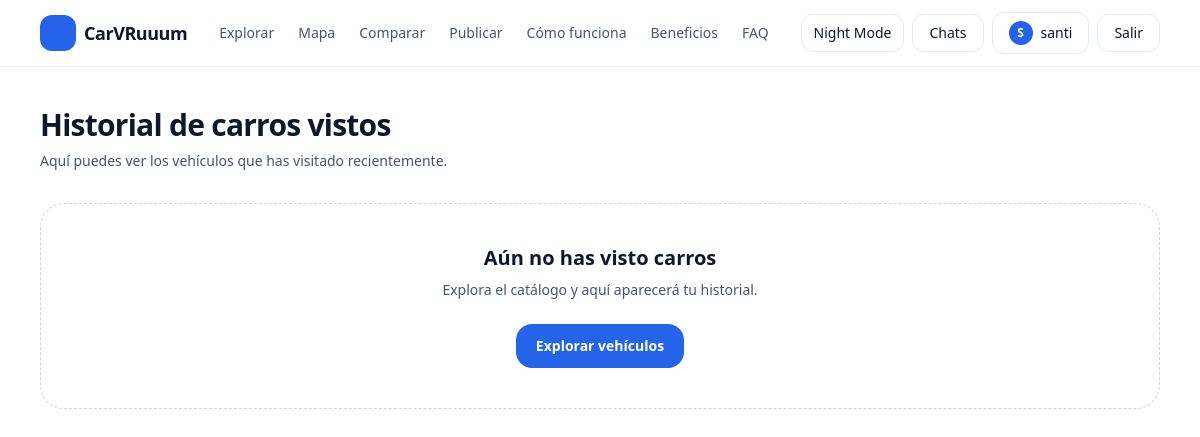
/cars/history/ (signed in), run on an earlier commit of the app's database.
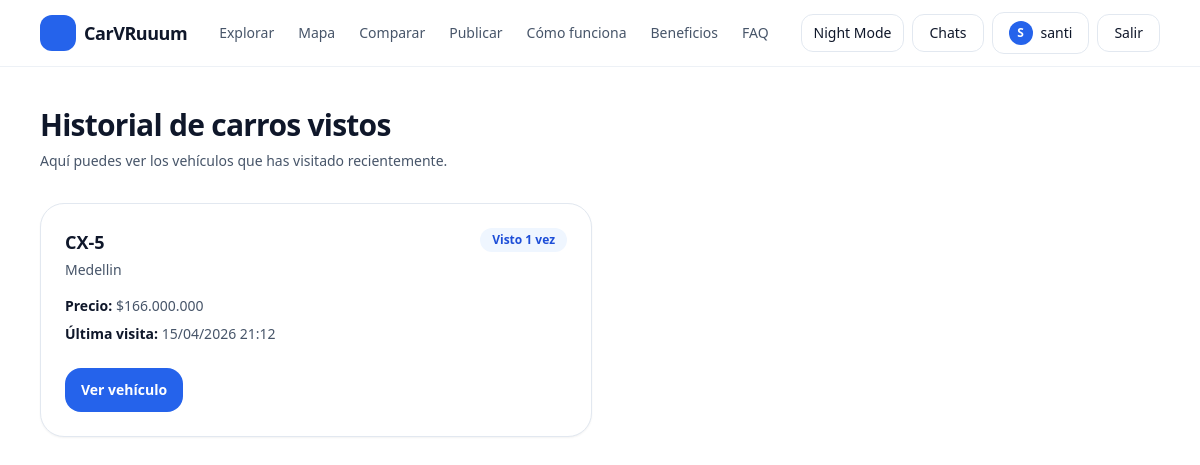
And on a later commit of the database.
### cars/models.py (models this page shows, shortened)
class CarViewHistory(models.Model):
    user = models.ForeignKey(User, on_delete=models.CASCADE, related_name="view_history")
    car = models.ForeignKey("Car", on_delete=models.CASCADE, related_name="viewed_by")
    first_viewed_at = models.DateTimeField(auto_now_add=True)
    last_viewed_at = models.DateTimeField(default=timezone.now)
    times_viewed = models.PositiveIntegerField(default=1)
    class Meta:
        unique_together = ("user", "car")
        ordering = ["-last_viewed_at"]

class Car(models.Model):
    owner = models.ForeignKey(settings.AUTH_USER_MODEL, on_delete=models.CASCADE, related_name="cars")
    make = models.CharField(max_length=60)
    model = models.CharField(max_length=60)
    year = models.PositiveIntegerField(validators=[MinValueValidator(1950), MaxValueValidator(2100)])
    price = models.PositiveIntegerField(validators=[MinValueValidator(0)])
    mileage_km = models.PositiveIntegerField(default=0, validators=[MinValueValidator(0)])
    is_sold = models.BooleanField(default=False)
    sold_at = models.DateTimeField(blank=True, null=True)
    city = models.CharField(max_length=80, blank=True, default="")
    description = models.TextField(blank=True, default="")
    is_active = models.BooleanField(default=True)
    created_at = models.DateTimeField(auto_now_add=True)
    class Meta:
        ordering = ["-created_at"]

### cars/views.py (the view)
# urls.py: path("history/", views.viewed_history, name="viewed_history"),
@login_required
def viewed_history(request):
    history = CarViewHistory.objects.filter(
        user=request.user,
        car__is_active=True
    ).select_related("car")
    return render(request, "cars/history.html", {
        "history": history
    })

### cars/templates/cars/history.html (shortened to what this page needs)
{% extends "base.html" %}
{% block content %}
<section class="mx-auto max-w-6xl px-4 py-10">
  <div class="flex items-center justify-between gap-4">
    <div>
      <h1 class="text-3xl font-bold tracking-tight">Historial de carros vistos</h1>
      <p class="mt-2 text-sm text-slate-600 dark:text-slate-300">
        Aquí puedes ver los vehículos que has visitado recientemente.
      </p>
    </div>
  </div>
  {% if history %}
    <div class="mt-8 grid gap-4 md:grid-cols-2 xl:grid-cols-3">
      {% for item in history %}
        <article class="rounded-3xl border border-slate-200 bg-white p-6 shadow-sm transition hover:-translate-y-1 hover:shadow-md dark:border-slate-800 dark:bg-slate-900">
          <div class="flex items-start justify-between gap-3">
            <div>
              <h2 class="text-lg font-bold text-slate-900 dark:text-white">
                {{ item.car.brand }} {{ item.car.model }}
              </h2>
              <p class="mt-1 text-sm text-slate-600 dark:text-slate-300">
                {{ item.car.city }}
              </p>
            </div>
            <span class="rounded-full bg-blue-50 px-3 py-1 text-xs font-semibold text-blue-700 dark:bg-blue-950/40 dark:text-blue-300">
              Visto {{ item.times_viewed }} {% if item.times_viewed == 1 %}vez{% else %}veces{% endif %}
            </span>
          </div>
          <div class="mt-4 space-y-2 text-sm text-slate-600 dark:text-slate-300">
            <p><span class="font-semibold text-slate-900 dark:text-white">Precio:</span> ${{ item.car.price }}</p>
            <p><span class="font-semibold text-slate-900 dark:text-white">Última visita:</span> {{ item.last_viewed_at|date:"d/m/Y H:i" }}</p>
          </div>
          <div class="mt-6">
            <a href="{% url 'cars:car_detail' item.car.pk %}"
               class="inline-flex rounded-2xl bg-blue-600 px-4 py-3 text-sm font-semibold text-white hover:bg-blue-700">
              Ver vehículo
            </a>
          </div>
        </article>
      {% endfor %}
    </div>
  {% else %}
    <div class="mt-8 rounded-3xl border border-dashed border-slate-300 p-10 text-center dark:border-slate-700">
      <h2 class="text-xl font-bold">Aún no has visto carros</h2>
      <p class="mt-2 text-sm text-slate-600 dark:text-slate-300">
        Explora el catálogo y aquí aparecerá tu historial.
      </p>
      <a href="/cars/" class="mt-6 inline-flex rounded-2xl bg-blue-600 px-5 py-3 text-sm font-semibold text-white hover:bg-blue-700">
        Explorar vehículos
      </a>
    </div>
  {% endif %}
</section>
{% endblock %}

What changed in the data, as far as the page shows it:
added CarViewHistory: car.model "CX-5", car.city "Medellin", times_viewed "1", shows "vez", car.price "166.000.000", last_viewed_at "15/04/2026 21:12"
Also different on the page:
text no longer shown: "Aún no has visto carros Explora el catálogo y aquí aparecerá tu historial. Explorar vehículos"
